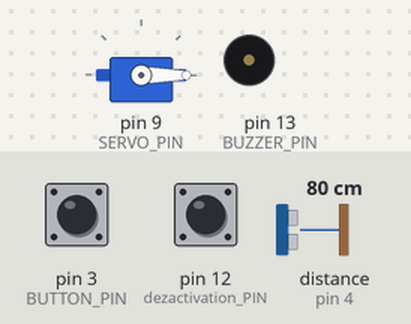
The sketch below on a simulated Arduino Uno, built with avr-gcc and run on an emulated ATmega328P. On the bench: servo, buzzer (waves = sounding, pin HIGH). Inputs (shaded band) come from the test bench; at power-on: pin 3 (BUTTON_PIN) HIGH, distance to the obstacle (sensor on pin 4) 80 cm, pin 12 (dezactivation_PIN) HIGH. The echo pulse lasts 58.3 µs per cm; pins used as bus, display or sensor lines are not drawn.

Above: at 1.2 s.
1.3 s: pin 3 (BUTTON_PIN) pulled LOW for 0.15 s
At 1.8 s:
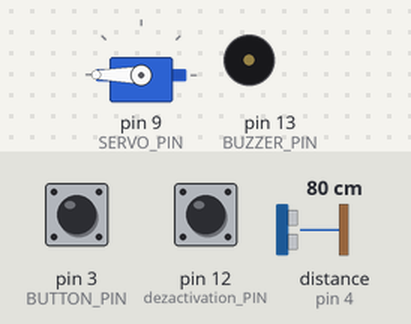
2.9 s: distance to the obstacle (sensor on pin 4) set to 12 cm
4.4 s: distance to the obstacle (sensor on pin 4) set to 9 cm
At 5.1 s:
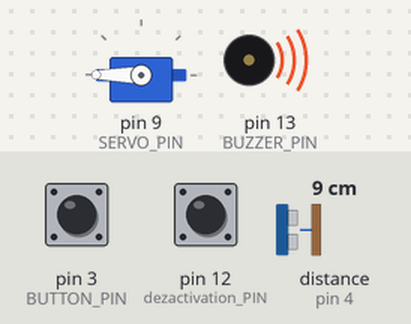
5.9 s: distance to the obstacle (sensor on pin 4) set to 18 cm
At 6.9 s:
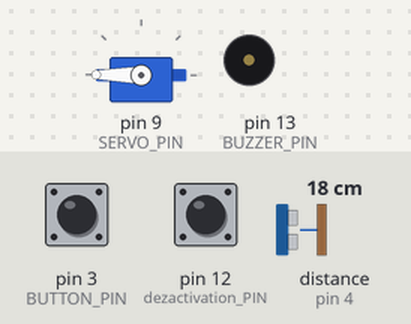
7.4 s: distance to the obstacle (sensor on pin 4) set to 2 cm
At 8.9 s:
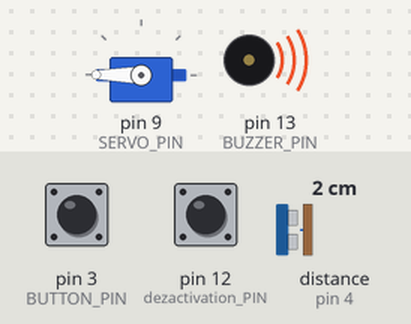
Timing chart, 0 to 9.9 s (numbered marks = the images above; inputs shaded):
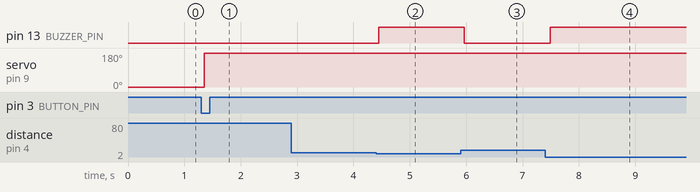

Measured:
- the behaviour switches between 11 and 10 cm on distance to the obstacle (sensor on pin 4) (found by bisection; images 1 and 2)
- after the input at 1.3 s, servo on pin 9 (SERVO_PIN): 0° → 180° after 0.05 s
- after the input at 2.9 s, every drawn part: stays the same
- after the input at 4.4 s, pin 13 (BUZZER_PIN): LOW → HIGH after 0.05 s
- after the input at 5.9 s, pin 13 (BUZZER_PIN): HIGH → LOW after 0.07 s
- after the input at 7.4 s, pin 13 (BUZZER_PIN): LOW → HIGH after 0.09 s

The sketch:

security_system_code.ino
```cpp
#include <Servo.h>
#include <ezButton.h>

#define TRIG_PIN 2
#define ECHO_PIN 4
#define BUZZER_PIN 13
#define DISTANCE_ 10 //centimeters

float duration, distance_cm;

const int BUTTON_PIN = 3;
const int dezactivation_PIN = 12;
const int SERVO_PIN = 9;

ezButton button(BUTTON_PIN);
ezButton dezactivationButton(dezactivation_PIN);
Servo servo;

int angle = 0;
bool sensorActive = false;

void setup() {
  //Serial.begin(9600);
  button.setDebounceTime(50);
  dezactivationButton.setDebounceTime(50);
  servo.attach(SERVO_PIN);

  servo.write(angle);

  pinMode(TRIG_PIN, OUTPUT);
  pinMode(ECHO_PIN, INPUT);
  pinMode(BUZZER_PIN, OUTPUT);
}

void loop() {

  button.loop();
  dezactivationButton.loop();

  if(button.isPressed()){

    if(sensorActive == false && angle == 0){
      sensorActive = !sensorActive;
      angle = 220;
    }
  }

  if(dezactivationButton.isPressed()) {
    if(sensorActive){
      sensorActive = false;
      angle = 0;
      digitalWrite(BUZZER_PIN, LOW);
    }
  }
  //delay(500);

  servo.write(angle);

  if(sensorActive){
    digitalWrite(TRIG_PIN, HIGH);
    delayMicroseconds(10);
    digitalWrite(TRIG_PIN, LOW);
    duration = pulseIn(ECHO_PIN, HIGH);
    distance_cm = 0.017 * duration;

    if(distance_cm < DISTANCE_){
      digitalWrite(BUZZER_PIN, HIGH);
    }else{
      digitalWrite(BUZZER_PIN, LOW);
    }

    delay(100);
  }
}
```
